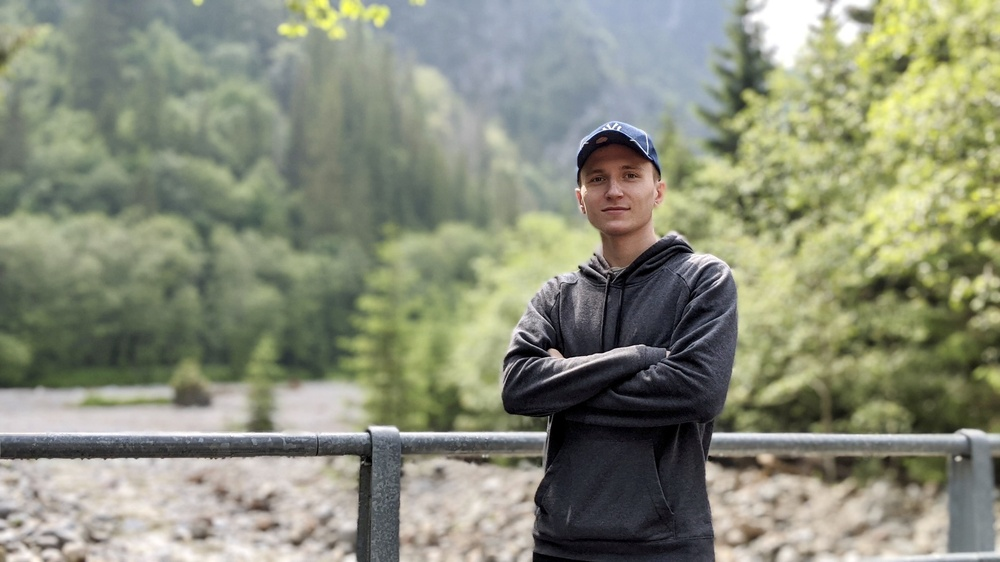
#> input picture image.jpg, 1000 x 562 px, shrunk from 4032 x 2268 before the run
$ python noir.py
#> lines starting #> are read from the running program, lines starting #| are printed output that depends on the picture
import cv2


def apply_noir_effect(image_path):
    # Load the image using OpenCV
#> called with image_path = 'image.jpg'
    img = cv2.imread(image_path)
#> img is the input picture: shape (562, 1000, 3); mean B, G, R 122.3, 141.5, 137.7

    # Convert the image to grayscale
    gray = cv2.cvtColor(img, cv2.COLOR_BGR2GRAY)
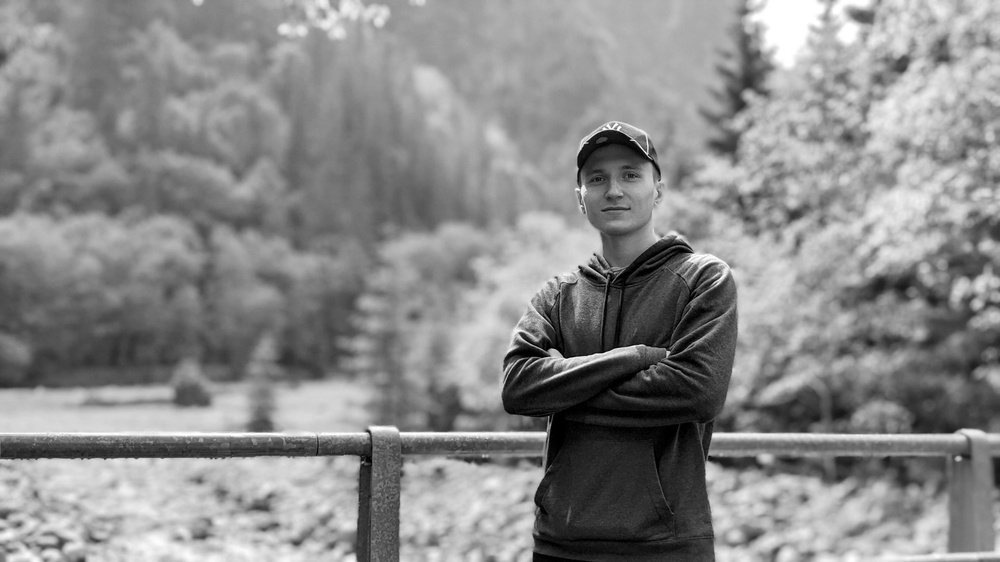
#> gray: shape (562, 1000); min 0, max 255, mean 138.2

    # Apply a Gaussian blur to the image
    blurred = cv2.GaussianBlur(gray, (0, 0), 3)
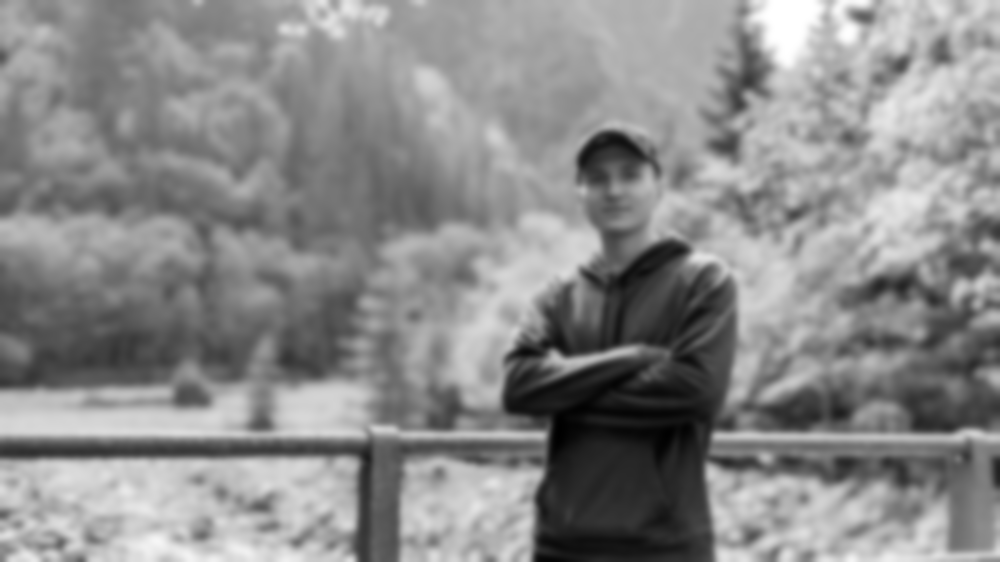
#> blurred: shape (562, 1000); min 0, max 255, mean 138.2

    # Invert the blurred image
    inverted = 255 - blurred
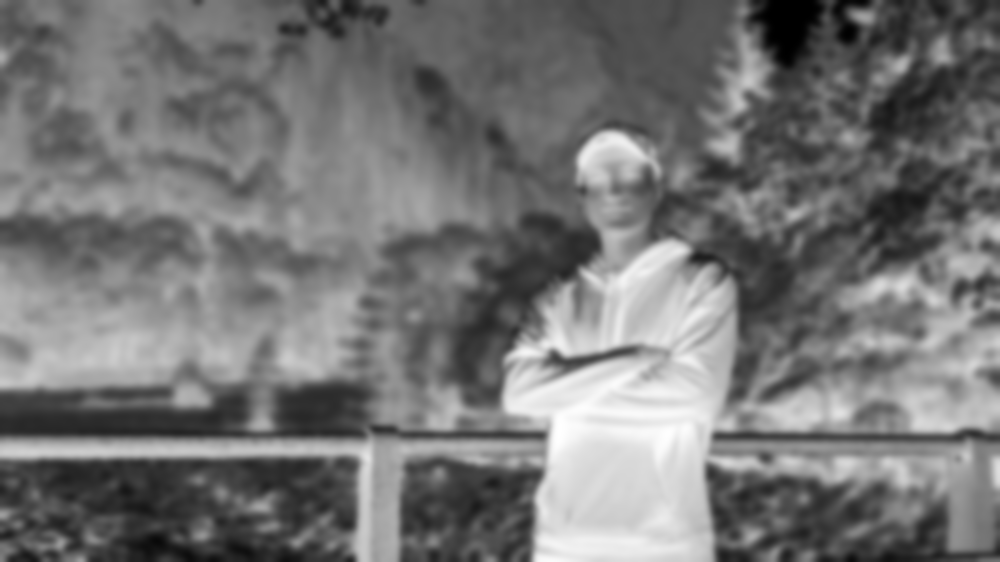
#> inverted: shape (562, 1000); min 0, max 255, mean 116.8

    # Apply a Dodge blending mode to the original image and the inverted image
    final_image = cv2.divide(gray, inverted, scale=256)
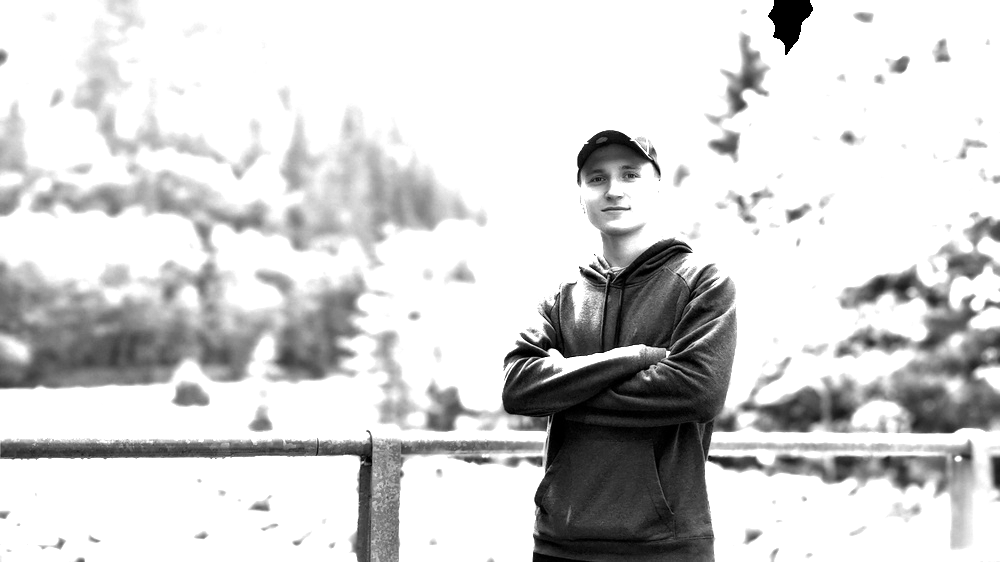
#> final_image: shape (562, 1000); min 0, max 255, mean 210.4

    # Show the final image
    cv2.imshow('Noir Effect', final_image)
    cv2.waitKey(0)
    cv2.destroyAllWindows()


apply_noir_effect('image.jpg')
